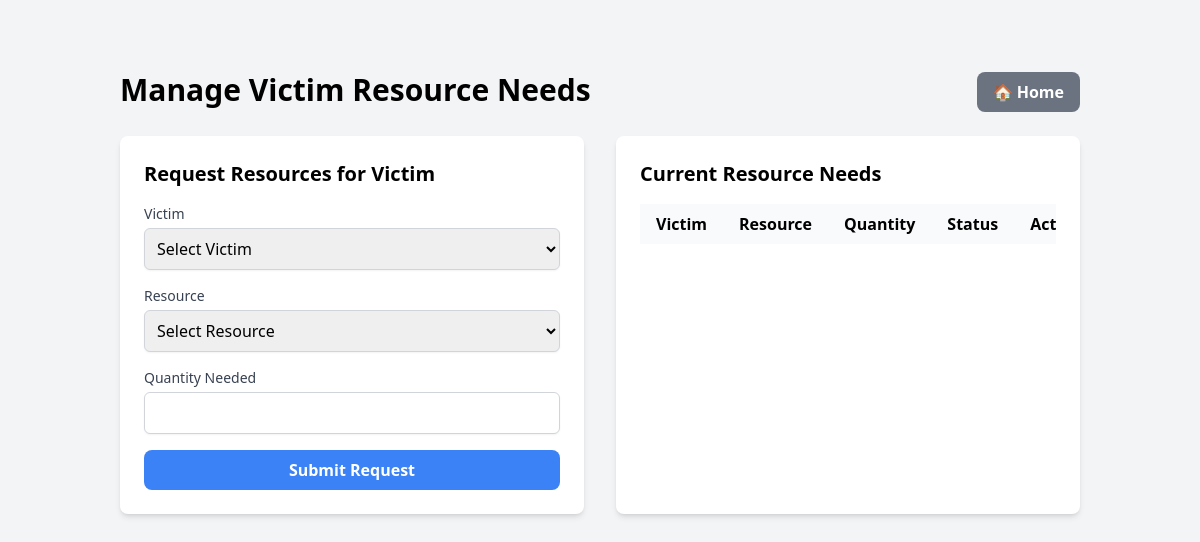
Page /manage_victim_needs.php on the earlier database version.
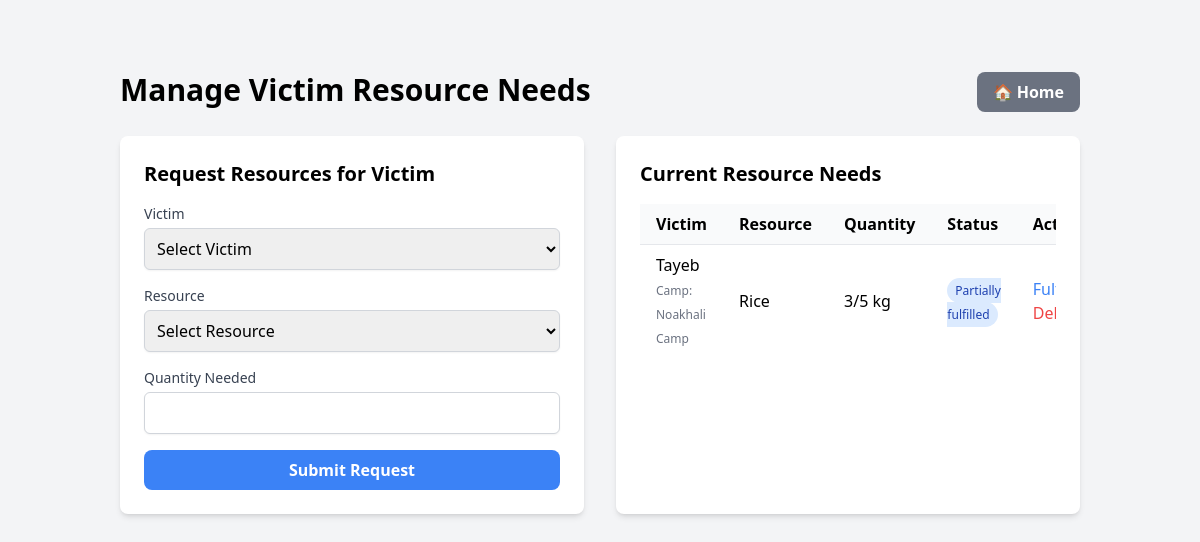
Same page on the later database version.
### tables this page shows
CREATE TABLE `needs` (
  `id` int(11) NOT NULL,
  `victim_id` int(11) NOT NULL,
  `resource_id` int(11) NOT NULL,
  `quantity` int(11) NOT NULL,
  `fulfilled_quantity` int(11) DEFAULT 0,
  `status` enum('pending','partially_fulfilled','fulfilled') DEFAULT 'pending',
  `request_date` timestamp NOT NULL DEFAULT current_timestamp()
);

CREATE TABLE `victim` (
  `id` int(11) NOT NULL,
  `name` varchar(100) DEFAULT NULL,
  `disaster_id` int(11) DEFAULT NULL,
  `camp_id` int(11) DEFAULT NULL
);

CREATE TABLE `relief_camp` (
  `id` int(11) NOT NULL,
  `name` varchar(255) NOT NULL,
  `capacity` int(11) DEFAULT NULL,
  `disaster_id` int(11) DEFAULT NULL
);

CREATE TABLE `resource` (
  `id` int(11) NOT NULL,
  `name` varchar(100) NOT NULL,
  `quantity` int(11) DEFAULT NULL,
  `unit` varchar(20) DEFAULT NULL
);

### public/manage_victim_needs.php (the view, shortened to what the changed rows need)
<?php
require_once '../includes/db_connect.php';
$needs_sql = "SELECT n.*,
                     v.name as victim_name,
                     r.name as resource_name,
                     r.unit,
                     rc.name as camp_name
              FROM needs n
              JOIN Victim v ON n.victim_id = v.id
              JOIN Resource r ON n.resource_id = r.id
              LEFT JOIN Relief_Camp rc ON v.camp_id = rc.id
              ORDER BY n.request_date DESC";
$needs_result = $conn->query($needs_sql);
?>
<!DOCTYPE html>
<html lang="en">
<head>
    <script src="https://cdn.tailwindcss.com"></script>
</head>
<body class="bg-gray-100">
    <div class="container mx-auto mt-10 p-8">
        <div class="flex justify-between mb-6">
            <h1 class="text-3xl font-bold">Manage Victim Resource Needs</h1>
        </div>
        <div class="grid grid-cols-1 md:grid-cols-2 gap-8">
            <div class="bg-white p-6 rounded-lg shadow-md">
                <h2 class="text-xl font-semibold mb-4">Request Resources for Victim</h2>
            </div>
            <div class="bg-white p-6 rounded-lg shadow-md">
                <h2 class="text-xl font-semibold mb-4">Current Resource Needs</h2>
                <div class="overflow-x-auto">
                    <table class="min-w-full table-auto">
                        <thead>
                            <tr class="bg-gray-50">
                                <th class="px-4 py-2 text-left">Victim</th>
                                <th class="px-4 py-2 text-left">Resource</th>
                                <th class="px-4 py-2 text-left">Quantity</th>
                                <th class="px-4 py-2 text-left">Status</th>
                                <th class="px-4 py-2 text-left">Actions</th>
                            </tr>
                        </thead>
                        <tbody>
                            <?php while($need = $needs_result->fetch_assoc()): ?>
                                <tr class="border-t">
                                    <td class="px-4 py-2">
                                        <?php echo htmlspecialchars($need['victim_name']); ?>
                                        <br>
                                        <span class="text-xs text-gray-500">
                                            Camp: <?php echo htmlspecialchars($need['camp_name'] ?? 'None'); ?>
                                        </span>
                                    </td>
                                    <td class="px-4 py-2">
                                        <?php echo htmlspecialchars($need['resource_name']); ?>
                                    </td>
                                    <td class="px-4 py-2">
                                        <?php
                                        echo htmlspecialchars($need['fulfilled_quantity'] . '/' . $need['quantity'] . ' ' . $need['unit']);
                                        ?>
                                    </td>
                                    <td class="px-4 py-2">
                                        <?php
                                        $status_colors = [
                                            'pending' => 'bg-yellow-100 text-yellow-800',
                                            'partially_fulfilled' => 'bg-blue-100 text-blue-800',
                                            'fulfilled' => 'bg-green-100 text-green-800'
                                        ];
                                        $status_class = $status_colors[$need['status']];
                                        ?>
                                        <span class="px-2 py-1 rounded-full text-xs <?php echo $status_class; ?>">
                                            <?php echo ucfirst(str_replace('_', ' ', $need['status'])); ?>
                                        </span>
                                    </td>
                                    <td class="px-4 py-2">
                                        <?php if ($need['status'] !== 'fulfilled'): ?>
                                            <a href="fulfill_resource_need.php?id=<?php echo $need['id']; ?>"
                                               class="text-blue-500 hover:text-blue-700 mr-2">
                                                Fulfill
                                            </a>
                                        <?php endif; ?>
                                        <a href="delete_resource_need.php?id=<?php echo $need['id']; ?>"
                                           class="text-red-500 hover:text-red-700"
                                           onclick="return confirm('Are you sure you want to delete this resource need?');">
                                            Delete
                                        </a>
                                    </td>
                                </tr>
                            <?php endwhile; ?>
                        </tbody>
                    </table>
                </div>
            </div>
        </div>
    </div>
</body>
</html>

Differences in the rows shown:
added needs: victim.name "Tayeb", relief_camp.name "Noakhali Camp", resource.name "Rice", fulfilled_quantity+quantity "3/5 kg", status "Partially fulfilled"
